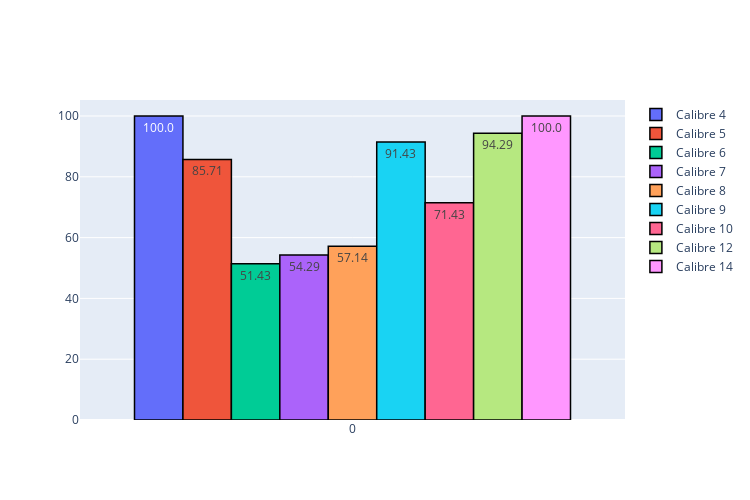

This figure's notebook cell:
### Code cell
calibres = ['4','5','6','7','8','9','10','12','14']

fig = go.Figure()
fig.add_trace(go.Bar(y = [acerto_4],text = round(acerto_4 ,2),name = 'Calibre 4'))
fig.add_trace(go.Bar(y = [acerto_55], text = round(acerto_55,2),name = 'Calibre 5'))
fig.add_trace(go.Bar(y = [acerto_66], text = round(acerto_66,2) ,name = 'Calibre 6'))
fig.add_trace(go.Bar(y = [acerto_77], text = round(acerto_77,2) ,name = 'Calibre 7'))
fig.add_trace(go.Bar(y = [acerto_88], text = round(acerto_88,2) ,name = 'Calibre 8'))
fig.add_trace(go.Bar(y = [acerto_99], text = round(acerto_99,2) ,name = 'Calibre 9'))
fig.add_trace(go.Bar(y = [acerto_1010], text = round(acerto_1010,2) ,name = 'Calibre 10'))
fig.add_trace(go.Bar(y = [acerto_1212], text = round(acerto_1212,2) ,name = 'Calibre 12'))
fig.add_trace(go.Bar(y = [acerto_1414], text = round(acerto_1414,2) ,name = 'Calibre 14'))
fig.update_traces(marker_line_color = 'rgb(0,0,0)',marker_line_width = 1.5)
fig.update_layout(height = 500, width = 750)
fig

### Figure 1 — Plotly figure (JSON) as saved in the notebook; plotly's stock layout.template omitted (floating-point values rounded to 4 significant figures)
{"data": [{"marker": {"line": {"color": "rgb(0,0,0)", "width": 1.5}}, "name": "Calibre 4", "text": "100.0", "type": "bar", "y": [100]}, {"marker": {"line": {"color": "rgb(0,0,0)", "width": 1.5}}, "name": "Calibre 5", "text": "85.71", "type": "bar", "y": [85.71]}, {"marker": {"line": {"color": "rgb(0,0,0)", "width": 1.5}}, "name": "Calibre 6", "text": "51.43", "type": "bar", "y": [51.43]}, {"marker": {"line": {"color": "rgb(0,0,0)", "width": 1.5}}, "name": "Calibre 7", "text": "54.29", "type": "bar", "y": [54.29]}, {"marker": {"line": {"color": "rgb(0,0,0)", "width": 1.5}}, "name": "Calibre 8", "text": "57.14", "type": "bar", "y": [57.14]}, {"marker": {"line": {"color": "rgb(0,0,0)", "width": 1.5}}, "name": "Calibre 9", "text": "91.43", "type": "bar", "y": [91.43]}, {"marker": {"line": {"color": "rgb(0,0,0)", "width": 1.5}}, "name": "Calibre 10", "text": "71.43", "type": "bar", "y": [71.43]}, {"marker": {"line": {"color": "rgb(0,0,0)", "width": 1.5}}, "name": "Calibre 12", "text": "94.29", "type": "bar", "y": [94.29]}, {"marker": {"line": {"color": "rgb(0,0,0)", "width": 1.5}}, "name": "Calibre 14", "text": "100.0", "type": "bar", "y": [100]}], "layout": {"height": 500, "width": 750}}
